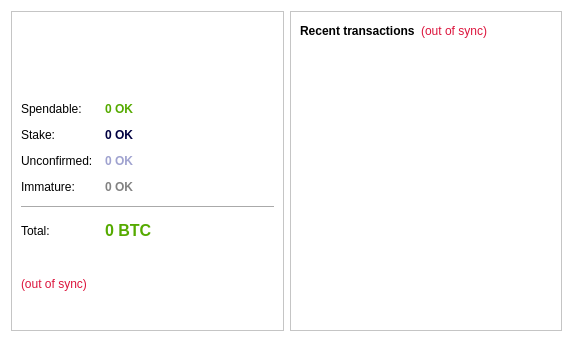
<?xml version="1.0" encoding="UTF-8"?>
<ui version="4.0">
 <class>OverviewPage</class>
 <widget class="QWidget" name="OverviewPage">
  <property name="geometry">
   <rect>
    <x>0</x>
    <y>0</y>
    <width>573</width>
    <height>342</height>
   </rect>
  </property>
  <property name="windowTitle">
   <string>Form</string>
  </property>
  <property name="autoFillBackground">
   <bool>true</bool>
  </property>
  <property name="styleSheet">
   <string notr="true">background-color: rgb(255, 255, 255);
alternate-background-color: rgb(255, 255, 255);</string>
  </property>
  <layout class="QHBoxLayout" name="horizontalLayout" stretch="1,1">
   <item>
    <layout class="QVBoxLayout" name="verticalLayout_2">
     <item>
      <widget class="QFrame" name="frame">
       <property name="frameShape">
        <enum>QFrame::StyledPanel</enum>
       </property>
       <property name="frameShadow">
        <enum>QFrame::Raised</enum>
       </property>
       <layout class="QVBoxLayout" name="verticalLayout_4">
        <item>
         <widget class="QLabel" name="label_2">
          <property name="styleSheet">
           <string notr="true">image: url(:/images/res/images/logo.png);</string>
          </property>
          <property name="text">
           <string/>
          </property>
         </widget>
        </item>
        <item>
         <layout class="QFormLayout" name="formLayout_2">
          <property name="fieldGrowthPolicy">
           <enum>QFormLayout::AllNonFixedFieldsGrow</enum>
          </property>
          <property name="horizontalSpacing">
           <number>12</number>
          </property>
          <property name="verticalSpacing">
           <number>12</number>
          </property>
          <item row="0" column="0">
           <widget class="QLabel" name="label">
            <property name="text">
             <string>Spendable:</string>
            </property>
           </widget>
          </item>
          <item row="0" column="1">
           <widget class="QLabel" name="labelBalance">
            <property name="font">
             <font>
              <weight>75</weight>
              <bold>true</bold>
             </font>
            </property>
            <property name="cursor">
             <cursorShape>IBeamCursor</cursorShape>
            </property>
            <property name="toolTip">
             <string>Your current spendable balance</string>
            </property>
            <property name="styleSheet">
             <string notr="true">color: rgb(85, 170, 0);</string>
            </property>
            <property name="text">
             <string notr="true">0 OK</string>
            </property>
            <property name="textInteractionFlags">
             <set>Qt::LinksAccessibleByMouse|Qt::TextSelectableByKeyboard|Qt::TextSelectableByMouse</set>
            </property>
           </widget>
          </item>
          <item row="1" column="0">
           <widget class="QLabel" name="label_6">
            <property name="text">
             <string>Stake:</string>
            </property>
           </widget>
          </item>
          <item row="1" column="1">
           <widget class="QLabel" name="labelStake">
            <property name="font">
             <font>
              <weight>75</weight>
              <bold>true</bold>
             </font>
            </property>
            <property name="cursor">
             <cursorShape>IBeamCursor</cursorShape>
            </property>
            <property name="toolTip">
             <string>Total of coins that was staked, and do not yet count toward the current balance</string>
            </property>
            <property name="styleSheet">
             <string notr="true">color: rgb(0, 0, 65);</string>
            </property>
            <property name="text">
             <string notr="true">0 OK</string>
            </property>
            <property name="textInteractionFlags">
             <set>Qt::LinksAccessibleByMouse|Qt::TextSelectableByKeyboard|Qt::TextSelectableByMouse</set>
            </property>
           </widget>
          </item>
          <item row="2" column="0">
           <widget class="QLabel" name="label_3">
            <property name="text">
             <string>Unconfirmed:</string>
            </property>
           </widget>
          </item>
          <item row="2" column="1">
           <widget class="QLabel" name="labelUnconfirmed">
            <property name="font">
             <font>
              <weight>75</weight>
              <bold>true</bold>
             </font>
            </property>
            <property name="cursor">
             <cursorShape>IBeamCursor</cursorShape>
            </property>
            <property name="toolTip">
             <string>Total of transactions that have yet to be confirmed, and do not yet count toward the current balance</string>
            </property>
            <property name="styleSheet">
             <string notr="true">color: rgb(159, 162, 207);</string>
            </property>
            <property name="text">
             <string notr="true">0 OK</string>
            </property>
            <property name="textInteractionFlags">
             <set>Qt::LinksAccessibleByMouse|Qt::TextSelectableByKeyboard|Qt::TextSelectableByMouse</set>
            </property>
           </widget>
          </item>
          <item row="3" column="0">
           <widget class="QLabel" name="labelImmatureText">
            <property name="text">
             <string>Immature:</string>
            </property>
           </widget>
          </item>
          <item row="3" column="1">
           <widget class="QLabel" name="labelImmature">
            <property name="font">
             <font>
              <weight>75</weight>
              <bold>true</bold>
             </font>
            </property>
            <property name="toolTip">
             <string>Mined balance that has not yet matured</string>
            </property>
            <property name="styleSheet">
             <string notr="true">color: rgb(130, 130, 130);</string>
            </property>
            <property name="text">
             <string notr="true">0 OK</string>
            </property>
            <property name="textInteractionFlags">
             <set>Qt::LinksAccessibleByMouse|Qt::TextSelectableByKeyboard|Qt::TextSelectableByMouse</set>
            </property>
           </widget>
          </item>
          <item row="4" column="0" colspan="2">
           <widget class="Line" name="line">
            <property name="orientation">
             <enum>Qt::Horizontal</enum>
            </property>
           </widget>
          </item>
          <item row="5" column="0">
           <widget class="QLabel" name="labelTotalText">
            <property name="text">
             <string>Total:</string>
            </property>
           </widget>
          </item>
          <item row="5" column="1">
           <widget class="QLabel" name="labelTotal">
            <property name="font">
             <font>
              <pointsize>12</pointsize>
              <weight>75</weight>
              <bold>true</bold>
              <stylestrategy>PreferAntialias</stylestrategy>
             </font>
            </property>
            <property name="cursor">
             <cursorShape>IBeamCursor</cursorShape>
            </property>
            <property name="toolTip">
             <string>Your current total balance</string>
            </property>
            <property name="styleSheet">
             <string notr="true">color: rgb(85, 170, 0);</string>
            </property>
            <property name="text">
             <string notr="true">0 BTC</string>
            </property>
            <property name="textFormat">
             <enum>Qt::AutoText</enum>
            </property>
            <property name="textInteractionFlags">
             <set>Qt::LinksAccessibleByMouse|Qt::TextSelectableByKeyboard|Qt::TextSelectableByMouse</set>
            </property>
           </widget>
          </item>
         </layout>
        </item>
        <item>
         <widget class="QLabel" name="labelWalletStatus">
          <property name="maximumSize">
           <size>
            <width>16777215</width>
            <height>100</height>
           </size>
          </property>
          <property name="toolTip">
           <string>The displayed information may be out of date. Your wallet automatically synchronizes with the Tellurion network after a connection is established, but this process has not completed yet.</string>
          </property>
          <property name="styleSheet">
           <string notr="true">QLabel { color: #DC143C; }</string>
          </property>
          <property name="text">
           <string notr="true">(out of sync)</string>
          </property>
          <property name="alignment">
           <set>Qt::AlignLeading|Qt::AlignLeft|Qt::AlignVCenter</set>
          </property>
         </widget>
        </item>
       </layout>
      </widget>
     </item>
    </layout>
   </item>
   <item>
    <layout class="QVBoxLayout" name="verticalLayout_3">
     <item>
      <widget class="QFrame" name="frame_2">
       <property name="styleSheet">
        <string notr="true">border-color: rgb(85, 170, 0);</string>
       </property>
       <property name="frameShape">
        <enum>QFrame::StyledPanel</enum>
       </property>
       <property name="frameShadow">
        <enum>QFrame::Raised</enum>
       </property>
       <layout class="QVBoxLayout" name="verticalLayout">
        <item>
         <layout class="QHBoxLayout" name="horizontalLayout_2">
          <item>
           <widget class="QLabel" name="label_4">
            <property name="text">
             <string>&lt;b&gt;Recent transactions&lt;/b&gt;</string>
            </property>
           </widget>
          </item>
          <item>
           <widget class="QLabel" name="labelTransactionsStatus">
            <property name="toolTip">
             <string>The displayed information may be out of date. Your wallet automatically synchronizes with the Tellurion network after a connection is established, but this process has not completed yet.</string>
            </property>
            <property name="styleSheet">
             <string notr="true">QLabel { color: #DC143C; }</string>
            </property>
            <property name="text">
             <string notr="true">(out of sync)</string>
            </property>
            <property name="alignment">
             <set>Qt::AlignRight|Qt::AlignTrailing|Qt::AlignVCenter</set>
            </property>
           </widget>
          </item>
          <item>
           <spacer name="horizontalSpacer">
            <property name="orientation">
             <enum>Qt::Horizontal</enum>
            </property>
            <property name="sizeHint" stdset="0">
             <size>
              <width>40</width>
              <height>20</height>
             </size>
            </property>
           </spacer>
          </item>
         </layout>
        </item>
        <item>
         <widget class="QListView" name="listTransactions">
          <property name="styleSheet">
           <string notr="true">QListView { background: transparent; }</string>
          </property>
          <property name="frameShape">
           <enum>QFrame::NoFrame</enum>
          </property>
          <property name="verticalScrollBarPolicy">
           <enum>Qt::ScrollBarAlwaysOff</enum>
          </property>
          <property name="horizontalScrollBarPolicy">
           <enum>Qt::ScrollBarAlwaysOff</enum>
          </property>
          <property name="selectionMode">
           <enum>QAbstractItemView::NoSelection</enum>
          </property>
         </widget>
        </item>
       </layout>
      </widget>
     </item>
    </layout>
   </item>
  </layout>
 </widget>
 <resources/>
 <connections/>
</ui>
